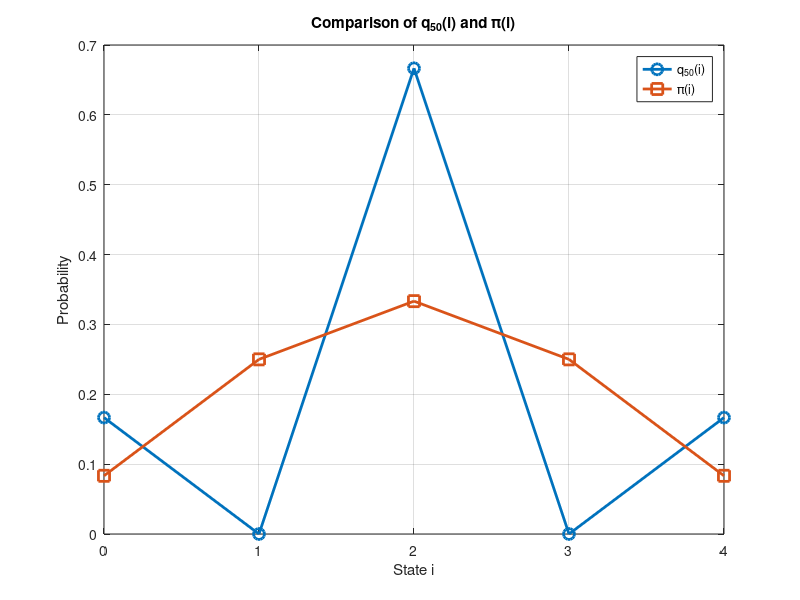

Write the MATLAB code that produced this figure.
clear; clc; close all;

P = [0   1   0   0   0;
     1/3 0   2/3 0   0;
     0   1/2 0   1/2 0;
     0   0   2/3 0   1/3;
     0   0   0   1   0];

q0 = [0 0 1 0 0];


q50 = q0 * (P^50);


pi_bar = [1/12 1/4 1/3 1/4 1/12];


disp('q_50 = ');
disp(q50);

disp('pi_bar = ');
disp(pi_bar);

i = 0:4;


figure;
plot(i, q50, '-o', 'LineWidth', 2, 'MarkerSize', 8);
hold on;
plot(i, pi_bar, '-s', 'LineWidth', 2, 'MarkerSize', 8);
grid on;

xlabel('State i');
ylabel('Probability');
title('Comparison of q_{50}(i) and \pi(i)');
legend('q_{50}(i)', '\pi(i)', 'Location', 'best');
xticks(0:4);
